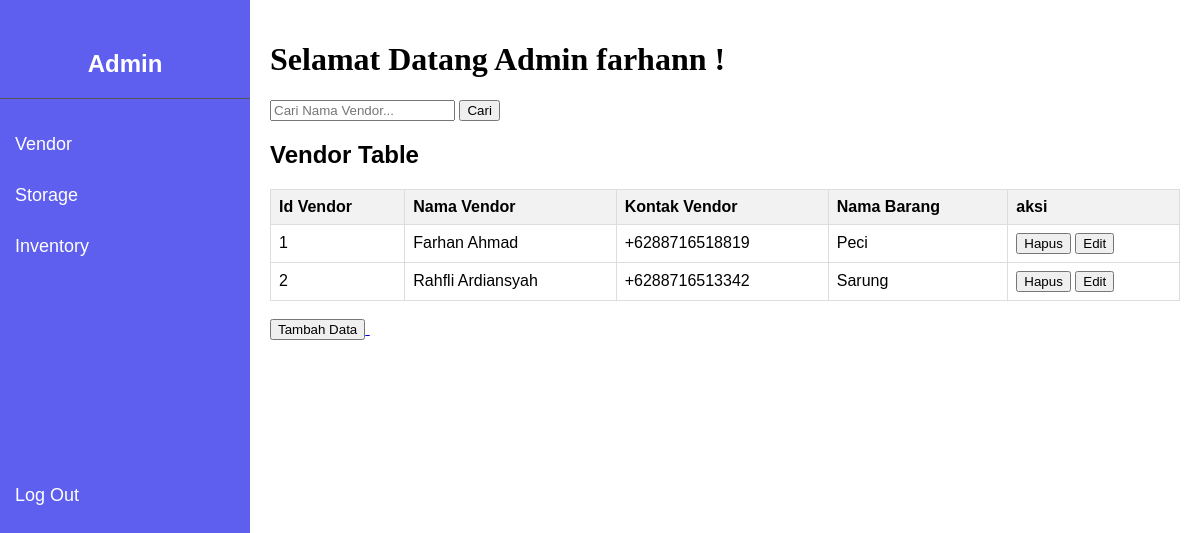
The app's page /vendor.php (signed in) with its own data.
### tables this page shows
CREATE TABLE `inventory` (
  `id` int(20) NOT NULL,
  `nama_barang` int(35) NOT NULL,
  `jenis_barang` varchar(35) NOT NULL,
  `kuantitas_stok` int(35) NOT NULL,
  `lokasi_gudang` int(35) NOT NULL,
  `serial_number` varchar(35) NOT NULL,
  `harga` varchar(35) NOT NULL
);

CREATE TABLE `vendor` (
  `id` int(20) NOT NULL,
  `nama` varchar(35) NOT NULL,
  `kontak` varchar(35) NOT NULL,
  `nama_barang` varchar(35) NOT NULL,
  `nomor_invoice` int(20) NOT NULL
);

### vendor.php (the view, shortened to what this page needs)
<!DOCTYPE html>
<html lang="en">
<head>
    <link rel="stylesheet" href="admin.css">
</head>
<body>
    <?php include "sidebar.php"; ?>
   <div class="content">
        <?php include "header.php"; ?>
        <div class="search-container">
                <form method="GET" action="">
                    <input type="text" name="search" placeholder="Cari Nama Vendor..." value="<?php echo isset($_GET['search']) ? htmlspecialchars($_GET['search']) : ''; ?>">
                    <button type="submit">Cari</button>
                </form>
        </div>
        <?php
$search = isset($_GET['search']) ? mysqli_real_escape_string($kon, $_GET['search']) : '';
$sql = "SELECT inventory.id AS inventory_id, inventory.nama_barang, inventory.jenis_barang, inventory.kuantitas_stok, inventory.lokasi_gudang, inventory.serial_number, inventory.harga,
storage.id AS storage_id, storage.nama_gudang, storage.lokasi,
vendor.id AS vendor_id, vendor.nama, vendor.kontak, vendor.nama_barang AS vendor_brg, vendor.nomor_invoice
FROM vendor
LEFT JOIN inventory ON inventory.nama_barang = vendor.id
LEFT JOIN storage ON inventory.lokasi_gudang = storage.id
WHERE vendor.nama LIKE '%$search%'
ORDER BY vendor.id";
$hsl = mysqli_query($kon, $sql);
?>
     <div id="vendor" class="table-selection">
            <h2>Vendor Table</h2>
            <table>
                <tr>
                    <th>Id Vendor</th>
                    <th>Nama Vendor</th>
                    <th>Kontak Vendor</th>
                    <th>Nama Barang</th>
                    <th>aksi</th>
                </tr>
                <?php
                if($hsl -> num_rows > 0){
                    while($data = mysqli_fetch_assoc($hsl)){
                        echo "<tr>";
                        echo "<td>{$data['vendor_id']}</td>";
                        echo "<td>{$data['nama']}</td>";
                        echo "<td>{$data['kontak']}</td>";
                        echo "<td>{$data['vendor_brg']}</td>";
                        echo "<td><a href='CRUD/hapus_vendor.php?id={$data['vendor_id']}' onclick='return confirm(\"Apakah Anda yakin ingin menghapus data ini?\")'><button>Hapus</button></a>
                              <a href='CRUD/edit_vendor.php?id={$data['vendor_id']}'><button>Edit</button></a></td>";
                        echo "</tr>";
                    }
                }
                ?>
            </table><br>
            <a href = "CRUD/tmbh_vendor.php">
                <button>Tambah Data</button>
            </a>
     </div>
   </div>
</body>
</html>

### admin.css (style rules this page uses)
body { font-family: Arial, sans-serif; display: flex; margin: 0; padding: 0; height: 100vh; }
.content { margin-left: 250px; padding: 20px; width: 100%; }
table { width: 100%; border-collapse: collapse; margin-top: 20px; }
table, th, td { border: 1px solid #ddd; }
th, td { padding: 8px; text-align: left; }
th { background-color: #f2f2f2; }

### records on screen
inventory: nama_barang "1", nama_barang.nama "Farhan Ahmad", nama_barang.kontak "+6288716518819", nama_barang.nama_barang "Peci"
inventory: nama_barang "2", nama_barang.nama "Rahfli Ardiansyah", nama_barang.kontak "+6288716513342", nama_barang.nama_barang "Sarung"

### other values on screen
$_SESSION['username'] "farhann"
